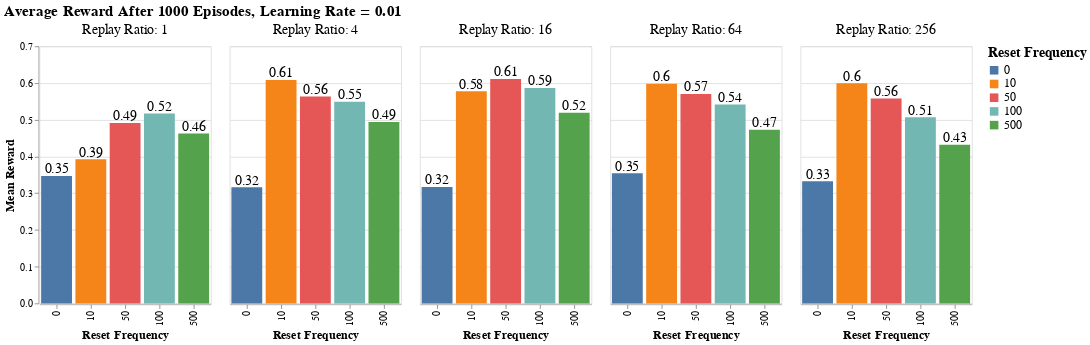

The cell this chart's notebook holds for it:
### Code cell
plot_hyperparams(df[(df['model'] == 1) & (df['learning_rate'] == lr)], 100)

### Figure 1 — Vega-Lite specification as saved in the notebook (floating-point values rounded to 4 significant figures)
{"config": {"view": {"continuousWidth": 300, "continuousHeight": 300}, "axis": {"labelFontSize": 12, "titleFontSize": 14}, "header": {"titleFontSize": 18}, "legend": {"labelFontSize": 14, "titleFontSize": 16}, "title": {"fontSize": 18}}, "data": {"name": "data-68d186867aac84f746f52112ceedd450"}, "facet": {"column": {"field": "formatted_replay_ratio", "header": {"labelFontSize": 16}, "sort": {"field": "replay_ratio", "order": "ascending"}, "title": null, "type": "ordinal"}}, "spec": {"layer": [{"mark": {"type": "bar"}, "encoding": {"color": {"field": "Reset Frequency", "type": "nominal"}, "x": {"field": "Reset Frequency", "type": "nominal"}, "y": {"field": "mean_reward", "scale": {"domain": [0, 0.7]}, "title": "Mean Reward", "type": "quantitative"}}, "transform": [{"aggregate": [{"op": "mean", "field": "reward", "as": "mean_reward"}], "groupby": ["Reset Frequency", "formatted_replay_ratio"]}, {"calculate": "datum.mean_reward", "as": "mean_reward_label"}]}, {"mark": {"type": "text", "align": "center", "baseline": "bottom", "dy": 0, "fontSize": 16}, "encoding": {"text": {"field": "mean_reward_label", "type": "quantitative"}, "x": {"field": "Reset Frequency", "type": "nominal"}, "y": {"field": "mean_reward", "title": "Mean Reward", "type": "quantitative"}}, "transform": [{"aggregate": [{"op": "mean", "field": "reward", "as": "mean_reward"}], "groupby": ["Reset Frequency", "formatted_replay_ratio"]}, {"calculate": "datum.mean_reward", "as": "mean_reward_label"}, {"calculate": "format(datum.mean_reward, '.2f')", "as": "mean_reward_label"}]}], "width": 200}, "title": "Average Reward After 1000 Episodes, Learning Rate = 0.01", "$schema": "https://vega.github.io/schema/vega-lite/v5.16.3.json", "datasets": {"data-68d186867aac84f746f52112ceedd450": [{"replay_ratio": 1, "weight_reset": 0, "episode": 500.5, "map": 0.799, "reward": 0.347, "q_left": 0.1397, "q_down": 0.5038, "q_right": 0.2114, "q_up": 0.1451, "model": 1.0, "trial": 49.5, "batch_size": 16.0, "learning_rate": 0.01, "formatted_replay_ratio": "Replay Ratio: 1", "Reset Frequency": 0}, {"replay_ratio": 1, "weight_reset": 10, "episode": 500.5, "map": 0.799, "reward": 0.3927, "q_left": 0.1603, "q_down": 0.3699, "q_right": 0.309, "q_up": 0.1608, "model": 1.0, "trial": 49.5, "batch_size": 16.0, "learning_rate": 0.01, "formatted_replay_ratio": "Replay Ratio: 1", "Reset Frequency": 10}, {"replay_ratio": 1, "weight_reset": 50, "episode": 500.5, "map": 0.799, "reward": 0.4911, "q_left": 0.1049, "q_down": 0.4363, "q_right": 0.3545, "q_up": 0.1043, "model": 1.0, "trial": 49.5, "batch_size": 16.0, "learning_rate": 0.01, "formatted_replay_ratio": "Replay Ratio: 1", "Reset Frequency": 50}, {"replay_ratio": 1, "weight_reset": 100, "episode": 500.5, "map": 0.799, "reward": 0.5171, "q_left": 0.08773, "q_down": 0.4607, "q_right": 0.3616, "q_up": 0.08997, "model": 1.0, "trial": 49.5, "batch_size": 16.0, "learning_rate": 0.01, "formatted_replay_ratio": "Replay Ratio: 1", "Reset Frequency": 100}, {"replay_ratio": 1, "weight_reset": 500, "episode": 500.5, "map": 0.799, "reward": 0.4623, "q_left": 0.1202, "q_down": 0.4871, "q_right": 0.2785, "q_up": 0.1143, "model": 1.0, "trial": 49.5, "batch_size": 16.0, "learning_rate": 0.01, "formatted_replay_ratio": "Replay Ratio: 1", "Reset Frequency": 500}, {"replay_ratio": 4, "weight_reset": 0, "episode": 500.5, "map": 0.799, "reward": 0.316, "q_left": 0.1347, "q_down": 0.5444, "q_right": 0.1852, "q_up": 0.1356, "model": 1.0, "trial": 49.5, "batch_size": 16.0, "learning_rate": 0.01, "formatted_replay_ratio": "Replay Ratio: 4", "Reset Frequency": 0}, {"replay_ratio": 4, "weight_reset": 10, "episode": 500.5, "map": 0.799, "reward": 0.6083, "q_left": 0.09193, "q_down": 0.4107, "q_right": 0.4047, "q_up": 0.09262, "model": 1.0, "trial": 49.5, "batch_size": 16.0, "learning_rate": 0.01, "formatted_replay_ratio": "Replay Ratio: 4", "Reset Frequency": 10}, {"replay_ratio": 4, "weight_reset": 50, "episode": 500.5, "map": 0.799, "reward": 0.5635, "q_left": 0.08366, "q_down": 0.454, "q_right": 0.3779, "q_up": 0.08447, "model": 1.0, "trial": 49.5, "batch_size": 16.0, "learning_rate": 0.01, "formatted_replay_ratio": "Replay Ratio: 4", "Reset Frequency": 50}, {"replay_ratio": 4, "weight_reset": 100, "episode": 500.5, "map": 0.799, "reward": 0.5493, "q_left": 0.08407, "q_down": 0.4733, "q_right": 0.3606, "q_up": 0.08206, "model": 1.0, "trial": 49.5, "batch_size": 16.0, "learning_rate": 0.01, "formatted_replay_ratio": "Replay Ratio: 4", "Reset Frequency": 100}, {"replay_ratio": 4, "weight_reset": 500, "episode": 500.5, "map": 0.799, "reward": 0.4942, "q_left": 0.108, "q_down": 0.4931, "q_right": 0.291, "q_up": 0.1078, "model": 1.0, "trial": 49.5, "batch_size": 16.0, "learning_rate": 0.01, "formatted_replay_ratio": "Replay Ratio: 4", "Reset Frequency": 500}, {"replay_ratio": 16, "weight_reset": 0, "episode": 500.5, "map": 0.799, "reward": 0.3168, "q_left": 0.1212, "q_down": 0.5715, "q_right": 0.18, "q_up": 0.1272, "model": 1.0, "trial": 49.5, "batch_size": 16.0, "learning_rate": 0.01, "formatted_replay_ratio": "Replay Ratio: 16", "Reset Frequency": 0}, {"replay_ratio": 16, "weight_reset": 10, "episode": 500.5, "map": 0.799, "reward": 0.5776, "q_left": 0.1041, "q_down": 0.4268, "q_right": 0.3631, "q_up": 0.1061, "model": 1.0, "trial": 49.5, "batch_size": 16.0, "learning_rate": 0.01, "formatted_replay_ratio": "Replay Ratio: 16", "Reset Frequency": 10}, {"replay_ratio": 16, "weight_reset": 50, "episode": 500.5, "map": 0.799, "reward": 0.6111, "q_left": 0.07422, "q_down": 0.4619, "q_right": 0.3893, "q_up": 0.07467, "model": 1.0, "trial": 49.5, "batch_size": 16.0, "learning_rate": 0.01, "formatted_replay_ratio": "Replay Ratio: 16", "Reset Frequency": 50}, {"replay_ratio": 16, "weight_reset": 100, "episode": 500.5, "map": 0.799, "reward": 0.5865, "q_left": 0.06966, "q_down": 0.4817, "q_right": 0.3751, "q_up": 0.07355, "model": 1.0, "trial": 49.5, "batch_size": 16.0, "learning_rate": 0.01, "formatted_replay_ratio": "Replay Ratio: 16", "Reset Frequency": 100}, {"replay_ratio": 16, "weight_reset": 500, "episode": 500.5, "map": 0.799, "reward": 0.5193, "q_left": 0.09688, "q_down": 0.4981, "q_right": 0.31, "q_up": 0.095, "model": 1.0, "trial": 49.5, "batch_size": 16.0, "learning_rate": 0.01, "formatted_replay_ratio": "Replay Ratio: 16", "Reset Frequency": 500}, {"replay_ratio": 64, "weight_reset": 0, "episode": 500.5, "map": 0.799, "reward": 0.3545, "q_left": 0.1126, "q_down": 0.5634, "q_right": 0.21, "q_up": 0.114, "model": 1.0, "trial": 49.5, "batch_size": 16.0, "learning_rate": 0.01, "formatted_replay_ratio": "Replay Ratio: 64", "Reset Frequency": 0}, {"replay_ratio": 64, "weight_reset": 10, "episode": 500.5, "map": 0.799, "reward": 0.5978, "q_left": 0.09802, "q_down": 0.4427, "q_right": 0.3579, "q_up": 0.1014, "model": 1.0, "trial": 49.5, "batch_size": 16.0, "learning_rate": 0.01, "formatted_replay_ratio": "Replay Ratio: 64", "Reset Frequency": 10}, {"replay_ratio": 64, "weight_reset": 50, "episode": 500.5, "map": 0.799, "reward": 0.5703, "q_left": 0.09049, "q_down": 0.4803, "q_right": 0.343, "q_up": 0.0862, "model": 1.0, "trial": 49.5, "batch_size": 16.0, "learning_rate": 0.01, "formatted_replay_ratio": "Replay Ratio: 64", "Reset Frequency": 50}, {"replay_ratio": 64, "weight_reset": 100, "episode": 500.5, "map": 0.799, "reward": 0.5417, "q_left": 0.08927, "q_down": 0.4918, "q_right": 0.3286, "q_up": 0.09033, "model": 1.0, "trial": 49.5, "batch_size": 16.0, "learning_rate": 0.01, "formatted_replay_ratio": "Replay Ratio: 64", "Reset Frequency": 100}, {"replay_ratio": 64, "weight_reset": 500, "episode": 500.5, "map": 0.799, "reward": 0.4724, "q_left": 0.1065, "q_down": 0.5069, "q_right": 0.2813, "q_up": 0.1052, "model": 1.0, "trial": 49.5, "batch_size": 16.0, "learning_rate": 0.01, "formatted_replay_ratio": "Replay Ratio: 64", "Reset Frequency": 500}, {"replay_ratio": 256, "weight_reset": 0, "episode": 500.5, "map": 0.799, "reward": 0.3327, "q_left": 0.1208, "q_down": 0.5973, "q_right": 0.1564, "q_up": 0.1255, "model": 1.0, "trial": 49.5, "batch_size": 16.0, "learning_rate": 0.01, "formatted_replay_ratio": "Replay Ratio: 256", "Reset Frequency": 0}, {"replay_ratio": 256, "weight_reset": 10, "episode": 500.5, "map": 0.799, "reward": 0.5995, "q_left": 0.09243, "q_down": 0.4473, "q_right": 0.3572, "q_up": 0.1031, "model": 1.0, "trial": 49.5, "batch_size": 16.0, "learning_rate": 0.01, "formatted_replay_ratio": "Replay Ratio: 256", "Reset Frequency": 10}, {"replay_ratio": 256, "weight_reset": 50, "episode": 500.5, "map": 0.799, "reward": 0.5577, "q_left": 0.09254, "q_down": 0.4807, "q_right": 0.3329, "q_up": 0.09381, "model": 1.0, "trial": 49.5, "batch_size": 16.0, "learning_rate": 0.01, "formatted_replay_ratio": "Replay Ratio: 256", "Reset Frequency": 50}, {"replay_ratio": 256, "weight_reset": 100, "episode": 500.5, "map": 0.799, "reward": 0.5064, "q_left": 0.102, "q_down": 0.4927, "q_right": 0.3042, "q_up": 0.1011, "model": 1.0, "trial": 49.5, "batch_size": 16.0, "learning_rate": 0.01, "formatted_replay_ratio": "Replay Ratio: 256", "Reset Frequency": 100}, {"replay_ratio": 256, "weight_reset": 500, "episode": 500.5, "map": 0.799, "reward": 0.4317, "q_left": 0.1203, "q_down": 0.5087, "q_right": 0.2553, "q_up": 0.1157, "model": 1.0, "trial": 49.5, "batch_size": 16.0, "learning_rate": 0.01, "formatted_replay_ratio": "Replay Ratio: 256", "Reset Frequency": 500}]}}
